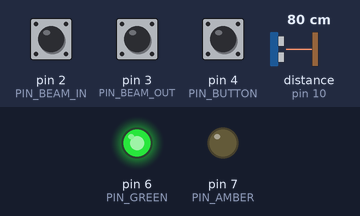
Bench run of a sketch on a simulated Arduino Uno, built with avr-gcc and run on an emulated ATmega328P. Parts: output pins drawn as LEDs (lit = HIGH). Wiring (inferred from the names in the program): ultrasonic range finder: trigger pin 9; echo pin 10. The inputs (shaded band) are chosen by the test bench; at power-on: pin 2 (PIN_BEAM_IN) HIGH, pin 3 (PIN_BEAM_OUT) HIGH, pin 4 (PIN_BUTTON) HIGH, distance to the obstacle (sensor on pin 10) 80 cm. The echo pulse lasts 58.3 µs per cm; pins used as bus, display or sensor lines are not drawn; what the sketch prints to the serial monitor is not drawn.

Above: at 0.1 s.
At 0.7 s:
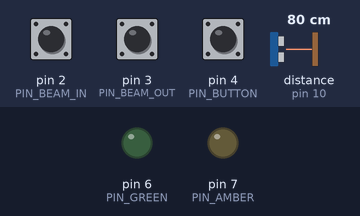
Timing chart, 0 to 2.2 s (numbered marks = the images above):
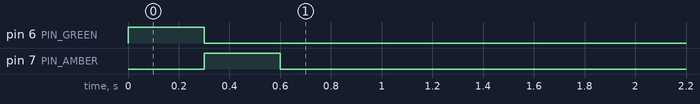

The sketch:

queue_sensor.ino
```cpp
// Queue sensor firmware (owner: H1). Output: docs/data_contract.md §1.
//
// Once per second prints one JSON line over USB serial (115200 baud):
//   {"ms":123456,"dist_cm":182.4,"in":37,"out":31,"btn":12}
// Counters are cumulative, so a dropped line loses nothing.
// Listens for one-character LED commands from ingest/logger.py: G = green, A = amber, O = off.
// If no command arrives for LED_TIMEOUT_MS the LEDs turn off (laptop or logger stopped).
//
// Wiring (also in hardware/README.md):
//   HC-SR04 TRIG -> D9, ECHO -> D10 (3.3 V boards: ECHO through a 1k/2k divider)
//   Entry beam receiver -> D2, exit beam receiver -> D3 (INPUT_PULLUP)
//   Hand-count button -> D4 to GND (INPUT_PULLUP)
//   Green LED -> D6, amber LED -> D7 (each through a 220 ohm resistor to GND)

const uint8_t PIN_TRIG = 9;
const uint8_t PIN_ECHO = 10;
const uint8_t PIN_BEAM_IN = 2;
const uint8_t PIN_BEAM_OUT = 3;
const uint8_t PIN_BUTTON = 4;
const uint8_t PIN_GREEN = 6;
const uint8_t PIN_AMBER = 7;

// Level the beam receiver outputs while someone blocks it. Adafruit IR break-beams read LOW
// when broken; flip this if yours reads HIGH (check with the serial monitor before mounting).
const int BEAM_BLOCKED_LEVEL = LOW;

const unsigned long REPORT_MS = 1000;      // one JSON line per second
const unsigned long ULTRA_MS = 100;        // ultrasonic ping interval
const unsigned long ECHO_TIMEOUT_US = 25000;  // ~4 m; no echo -> -1
const unsigned long REFRACTORY_MS = 300;   // ignore re-triggers right after a crossing
const unsigned long DEBOUNCE_MS = 30;
const unsigned long LED_TIMEOUT_MS = 30000;

struct Beam {
  uint8_t pin;
  bool blocked;
  unsigned long lastCount;
  unsigned long count;
};

Beam beamIn = {PIN_BEAM_IN, false, 0, 0};
Beam beamOut = {PIN_BEAM_OUT, false, 0, 0};

unsigned long btnCount = 0;
int btnStable = HIGH, btnLastRead = HIGH;
unsigned long btnChangedAt = 0;

const int N_DIST = 5;
float dists[N_DIST];
int distIdx = 0;

unsigned long lastReport = 0, lastPing = 0, lastLedCmd = 0;

// Count one crossing on the edge into "blocked", then ignore it for REFRACTORY_MS.
void updateBeam(Beam &b, unsigned long now) {
  bool blocked = digitalRead(b.pin) == BEAM_BLOCKED_LEVEL;
  if (blocked && !b.blocked && now - b.lastCount > REFRACTORY_MS) {
    b.count++;
    b.lastCount = now;
  }
  b.blocked = blocked;
}

void updateButton(unsigned long now) {
  int r = digitalRead(PIN_BUTTON);
  if (r != btnLastRead) {
    btnChangedAt = now;
    btnLastRead = r;
  }
  if (now - btnChangedAt > DEBOUNCE_MS && r != btnStable) {
    btnStable = r;
    if (btnStable == LOW) btnCount++;  // count presses, not releases
  }
}

float pingCm() {
  digitalWrite(PIN_TRIG, LOW);
  delayMicroseconds(2);
  digitalWrite(PIN_TRIG, HIGH);
  delayMicroseconds(10);
  digitalWrite(PIN_TRIG, LOW);
  unsigned long us = pulseIn(PIN_ECHO, HIGH, ECHO_TIMEOUT_US);
  return us == 0 ? -1.0 : us / 58.0;
}

// Median of the last N_DIST pings, ignoring -1 (no echo). -1 if none echoed.
float medianDist() {
  float v[N_DIST];
  int n = 0;
  for (int i = 0; i < N_DIST; i++)
    if (dists[i] > 0) v[n++] = dists[i];
  if (n == 0) return -1.0;
  for (int i = 1; i < n; i++)
    for (int j = i; j > 0 && v[j - 1] > v[j]; j--) {
      float t = v[j]; v[j] = v[j - 1]; v[j - 1] = t;
    }
  return v[n / 2];
}

void setLeds(char cmd) {
  digitalWrite(PIN_GREEN, cmd == 'G' ? HIGH : LOW);
  digitalWrite(PIN_AMBER, cmd == 'A' ? HIGH : LOW);
}

void setup() {
  Serial.begin(115200);
  pinMode(PIN_TRIG, OUTPUT);
  pinMode(PIN_ECHO, INPUT);
  pinMode(PIN_BEAM_IN, INPUT_PULLUP);
  pinMode(PIN_BEAM_OUT, INPUT_PULLUP);
  pinMode(PIN_BUTTON, INPUT_PULLUP);
  pinMode(PIN_GREEN, OUTPUT);
  pinMode(PIN_AMBER, OUTPUT);
  for (int i = 0; i < N_DIST; i++) dists[i] = -1.0;
  // Boot blink: green, amber, off. If you don't see this, check the LEDs before anything else.
  setLeds('G'); delay(300);
  setLeds('A'); delay(300);
  setLeds('O');
}

void loop() {
  unsigned long now = millis();
  updateBeam(beamIn, now);
  updateBeam(beamOut, now);
  updateButton(now);

  if (now - lastPing >= ULTRA_MS) {
    lastPing = now;
    dists[distIdx] = pingCm();
    distIdx = (distIdx + 1) % N_DIST;
  }

  while (Serial.available() > 0) {
    char c = Serial.read();
    if (c == 'G' || c == 'A' || c == 'O') {
      setLeds(c);
      lastLedCmd = now;
    }
  }
  if (lastLedCmd != 0 && now - lastLedCmd > LED_TIMEOUT_MS) {
    setLeds('O');
    lastLedCmd = 0;
  }

  if (now - lastReport >= REPORT_MS) {
    lastReport = now;
    Serial.print("{\"ms\":");
    Serial.print(now);
    Serial.print(",\"dist_cm\":");
    Serial.print(medianDist(), 1);
    Serial.print(",\"in\":");
    Serial.print(beamIn.count);
    Serial.print(",\"out\":");
    Serial.print(beamOut.count);
    Serial.print(",\"btn\":");
    Serial.print(btnCount);
    Serial.println("}");
  }
}
```
